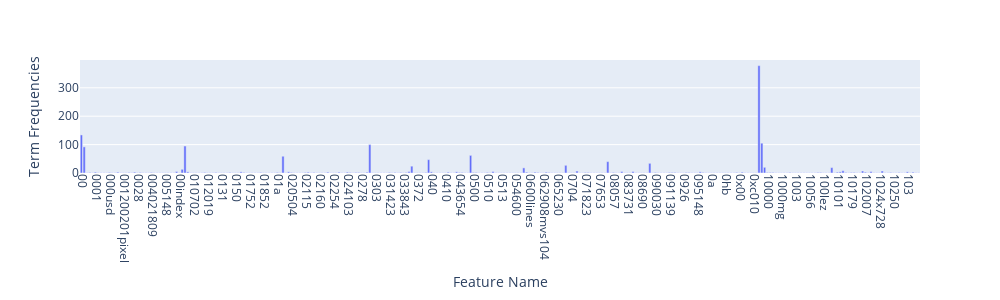

Notebook cell for this chart:
### Markdown cell above
**Exercise 13** (take home)

### Code cell
term_frequencies = np.asarray(X_counts.sum(axis=0))[0]

# Answer here

import plotly.express as px

# create a DataFrame for Plotly Express
data = {
    "Feature Name": count_vect.get_feature_names_out()[:300],
    "Term Frequencies": term_frequencies[:300]
}
df = pd.DataFrame(data)

# create a bar plot using Plotly Express
fig = px.bar(df, x="Feature Name", y='Term Frequencies')
fig.update_xaxes(tickangle=90)  # Rotate x-axis labels for readability

# set the figure's size
fig.update_layout(width=1000, height=300)

# show the plot
fig.show()

### Figure 1 — Plotly figure (JSON) as saved in the notebook; plotly's stock layout.template omitted (floating-point values rounded to 4 significant figures; data arrays with more than 128 entries replaced by an {"elided": "..."} marker saying what was removed)
{"data": [{"alignmentgroup": "True", "hovertemplate": "Feature Name=%{x}<br>Term Frequencies=%{y}<extra></extra>", "legendgroup": "", "marker": {"color": "#636efa", "pattern": {"shape": ""}}, "name": "", "offsetgroup": "", "orientation": "v", "showlegend": false, "textposition": "auto", "type": "bar", "x": {"elided": "300 str values"}, "xaxis": "x", "y": {"elided": "300 int values"}, "yaxis": "y"}], "layout": {"barmode": "relative", "height": 300, "legend": {"tracegroupgap": 0}, "margin": {"t": 60}, "width": 1000, "xaxis": {"anchor": "y", "domain": [0, 1], "tickangle": 90, "title": {"text": "Feature Name"}}, "yaxis": {"anchor": "x", "domain": [0, 1], "title": {"text": "Term Frequencies"}}}}
